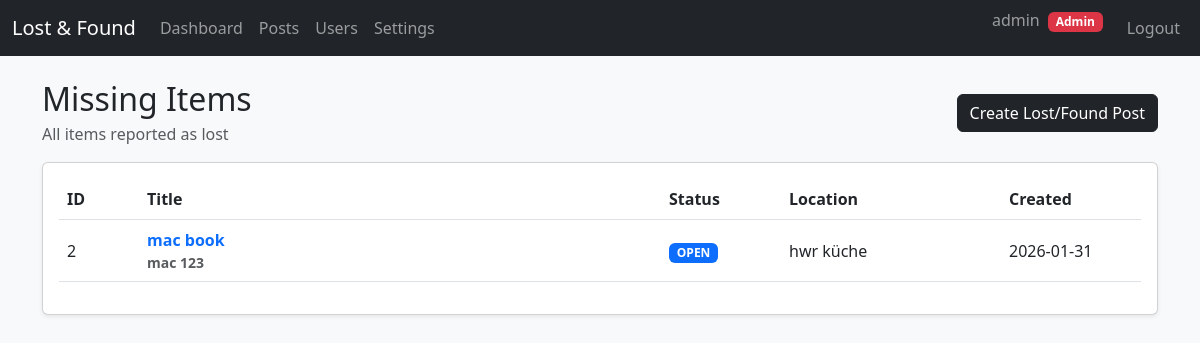
Page /student/lost (signed in) on the committed database.
### db.py (models this page shows)
class ItemPost(db.Model):
    __tablename__ = "item_posts"
    id = db.Column(db.Integer, primary_key=True)
    post_type = db.Column(db.String(10), nullable=False)
    title = db.Column(db.String(200), nullable=False)
    description = db.Column(db.Text, nullable=False)
    location = db.Column(db.String(200))
    status = db.Column(db.String(20), default="open")
    created_by = db.Column(db.Integer, db.ForeignKey("users.id"), nullable=False)
    created_at = db.Column(db.DateTime, default=datetime.utcnow)
    creator = db.relationship("User", backref="posts")

### app.py (the view)
@app.route("/student/lost")
@login_required
def student_lost():
    posts = ItemPost.query.filter_by(post_type="lost").order_by(ItemPost.created_at.desc()).all()
    return render_template("student/lost.html", posts=posts)

### app.py (called while the page is built)
def login_required(f):
    from functools import wraps
    @wraps(f)
    def wrapper(*args, **kwargs):
        if "user_id" not in session:
            return redirect(url_for("login"))
        return f(*args, **kwargs)
    return wrapper

### templates/student/lost.html (shortened to what this page needs)
{% extends 'base.html' %}
{% block content %}
<div class="d-flex justify-content-between align-items-center mb-3">
  <div>
    <h2 class="mb-1">Missing Items</h2>
    <div class="text-muted">All items reported as lost</div>
  </div>
  <a class="btn btn-dark" href="{{ url_for('student_new_post') }}">Create Lost/Found Post</a>
</div>
<div class="card shadow-sm">
  <div class="card-body">
    {% if posts and posts|length > 0 %}
      <div class="table-responsive">
        <table class="table table-hover align-middle">
          <thead>
            <tr>
              <th style="width: 80px;">ID</th>
              <th>Title</th>
              <th style="width: 120px;">Status</th>
              <th style="width: 220px;">Location</th>
              <th style="width: 140px;">Created</th>
            </tr>
          </thead>
          <tbody>
            {% for post in posts %}
              <tr>
                <td>{{ post.id }}</td>
                <td class="fw-semibold">
                  <a class="text-decoration-none"
                     href="{{ url_for('student_post_detail', post_id=post.id) }}">
                    {{ post.title }}
                  </a>
                  <div class="text-muted small">
                    {{ post.description[:80] }}{% if post.description and post.description|length > 80 %}...{% endif %}
                  </div>
                </td>
                <td>
                  {% if post.status == "open" %}
                    <span class="badge text-bg-primary">OPEN</span>
                  {% elif post.status == "claimed" %}
                    <span class="badge text-bg-info">CLAIMED</span>
                  {% else %}
                    <span class="badge text-bg-secondary">CLOSED</span>
                  {% endif %}
                </td>
                <td>{{ post.location or "-" }}</td>
                <td>{{ post.created_at.strftime("%Y-%m-%d") }}</td>
              </tr>
            {% endfor %}
          </tbody>
        </table>
      </div>
    {% else %}
      <div class="text-center py-4">
        <h5 class="mb-2">No missing items yet</h5>
        <p class="text-muted mb-3">Create a lost post if you lost something.</p>
        <a class="btn btn-dark" href="{{ url_for('student_new_post') }}">Create Post</a>
      </div>
    {% endif %}
  </div>
</div>
{% endblock %}

### rows in the picture
ItemPost: id "2", title "mac book", description "mac 123", status "OPEN", location "hwr küche", created_at "2026-01-31"

### other values in the picture
{{ session.get('username') }} "admin"
